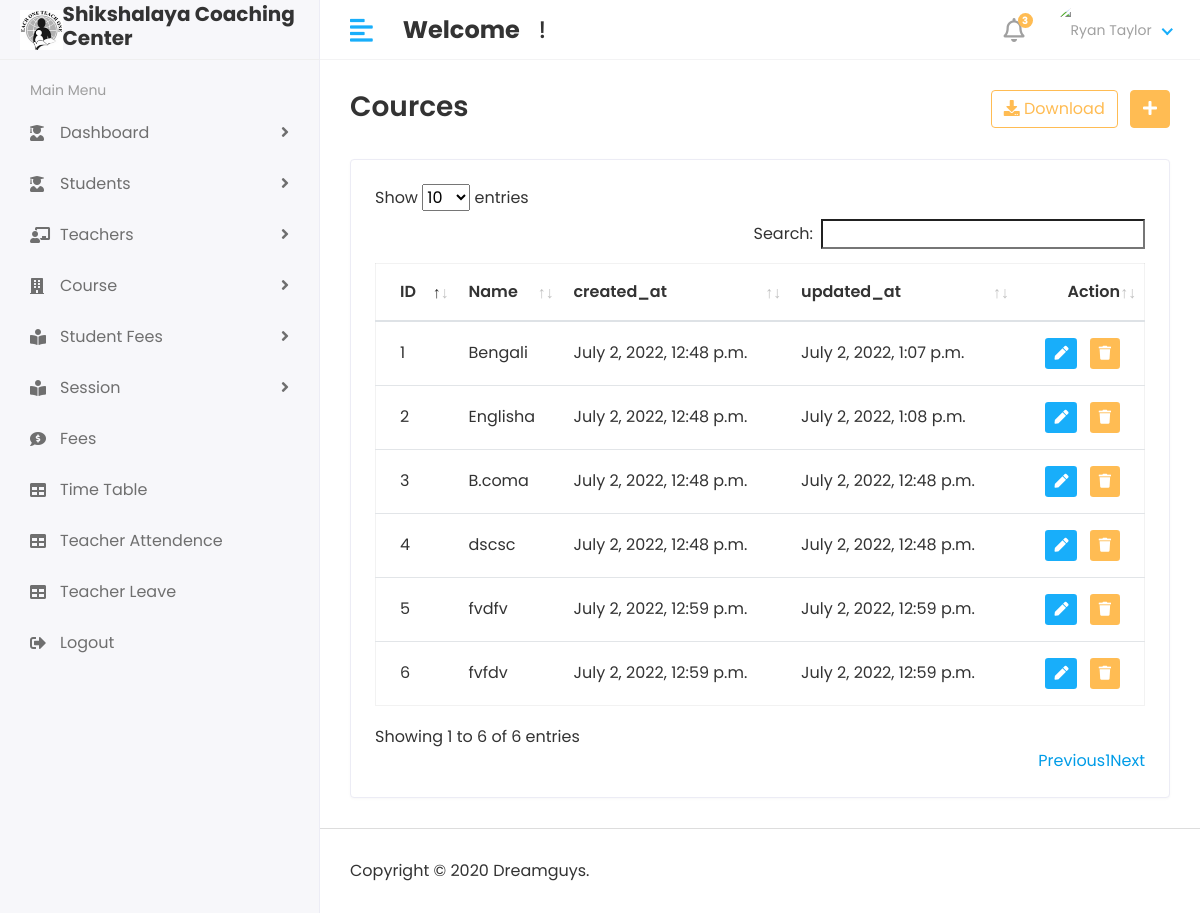
The page /Hod/Course/View on the database its author committed.
### shikshalaya_computer_app/models.py (models this page shows, shortened)
class Course(models.Model):
    name = models.CharField(max_length=100)
    created_at = models.DateTimeField(auto_now_add=True)
    updated_at = models.DateTimeField(auto_now=True)

### student_management_system/Hod_views.py (the view)
# urls.py: path('Hod/Course/View',Hod_views.VIEW_COURSE,name='view_course'),
def VIEW_COURSE(request):
    course = Course.objects.all()
    context = {
        'course': course
    }
    return render(request,'Hod/view_course.html',context)

### templates/Hod/view_course.html (shortened to what this page needs)
{% extends 'base.html' %}
{% block content %}
<div class="content container-fluid">
               <div class="page-header">
                  <div class="row align-items-center">
                     <div class="col">
                        <h3 class="page-title">Cources</h3>
                     </div>
                     <div class="col-auto text-right float-right ml-auto">
                        <a href="#" class="btn btn-outline-primary mr-2"><i class="fas fa-download"></i> Download</a>
                        <a href="add-student.html" class="btn btn-primary"><i class="fas fa-plus"></i></a>
                     </div>
                  </div>
               </div>
               <div class="row">
                  <div class="col-sm-12">
                     <div class="card card-table">
                        <div class="card-body">
                           <div class="table-responsive">
                              <table id="table_id" class="table table-hover table-center mb-0 ">
                                 <thead>
                                    <tr>
                                       <th>ID</th>
                                       <th>Name</th>
                                       <th>created_at</th>
                                       <th>updated_at</th>
                                       <th class="text-right">Action</th>
                                    </tr>
                                 </thead>
                                 <tbody>
                                 {% for i in course %}
                                    <tr>
                                       <td>{{i.id}}</td>
                                        <td>{{i.name}}</td>
                                        <td>{{i.created_at}}</td>
                                        <td>{{i.updated_at}}</td>
                                       <td class="text-right">
                                          <div class="actions">
                                             <a href="{% url 'edit_course'  i.id  %}" class="btn btn-sm bg-success-light mr-2">
                                             <i class="fas fa-pen"></i>
                                             </a>
                                             <a href="{% url 'delete_course' i.id %}" class="btn btn-sm bg-danger-light">
                                             <i class="fas fa-trash"></i>
                                             </a>
                                          </div>
                                       </td>
                                    </tr>
                                 {% endfor %}
                                 </tbody>
                              </table>
                           </div>
                        </div>
                     </div>
                  </div>
               </div>
            </div>
{% endblock %}

### static/assets/css/style.css (style rules this page uses)
html { height: 100%; }
body { background-color: #fff; color: #333; font-family: 'Poppins', sans-serif; font-size: 1rem; height: 100%; line-height: 1.5; overflow-x: hidden; }
h1, h2, h3, h4, h5, h6 { font-family: 'Poppins', sans-serif; margin-top: 0; }
a { color: #009ce7; }
input, button, a { transition: all 0.4s ease; -moz-transition: all 0.4s ease; -o-transition: all 0.4s ease; -ms-transition: all 0.4s ease; -webkit-transition: all 0.4s ease; }
.table { color: #333; max-width: 100%; margin-bottom: 0; width: 100%; }
.table.dataTable { border-collapse: collapse !important; border: 1px solid rgba(0, 0, 0, 0.05); }
.table thead tr th { font-weight: 600; }
.table tbody tr { border-bottom: 1px solid rgba(0, 0, 0, 0.05); }
.table.table-center td, .table.table-center th { vertical-align: middle; }
.card-table .card-body .table > thead > tr > th { border-top: 0; }
.card-table .card-body .table tr td:first-child, .card-table .card-body .table tr th:first-child { padding-left: 1.5rem; }
.card-table .card-body .table tr td:last-child, .card-table .card-body .table tr th:last-child { padding-right: 1.5rem; }
.card-table .table td, .card-table .table th { border-top: 1px solid #e2e5e8; padding: 1rem 0.75rem; white-space: nowrap; }
.btn-primary { background-color: #FFBC53; border: 1px solid #FFBC53; }
.btn-outline-primary { color: #FFBC53; border-color: #FFBC53; }
.card { border: 1px solid #ececf5; box-shadow: 0 1px 3px 0 rgba(0, 0, 0, 0.03); margin-bottom: 1.875rem; }
.card-body { padding: 1.5rem; }
.bg-danger-light { background-color:#FFBC53 !important; color:#fff !important; }
.bg-success-light { background-color: #18aefa; color: #fff; }
.page-wrapper > .content { padding: 1.875rem 1.875rem 0; }
.page-header { margin-bottom: 1.875rem; }
.page-title { font-size: 28px; font-weight: 600; color: #333; margin-bottom: 5px; }

### rows shown on the page
Course: id "1", name "Bengali", created_at "July 2, 2022, 12:48 p.m.", updated_at "July 2, 2022, 1:07 p.m."
Course: id "2", name "Englisha", created_at "July 2, 2022, 12:48 p.m.", updated_at "July 2, 2022, 1:08 p.m."
Course: id "3", name "B.coma", created_at "July 2, 2022, 12:48 p.m.", updated_at "July 2, 2022, 12:48 p.m."
Course: id "4", name "dscsc", created_at "July 2, 2022, 12:48 p.m.", updated_at "July 2, 2022, 12:48 p.m."
Course: id "5", name "fvdfv", created_at "July 2, 2022, 12:59 p.m.", updated_at "July 2, 2022, 12:59 p.m."
Course: id "6", name "fvfdv", created_at "July 2, 2022, 12:59 p.m.", updated_at "July 2, 2022, 12:59 p.m."
